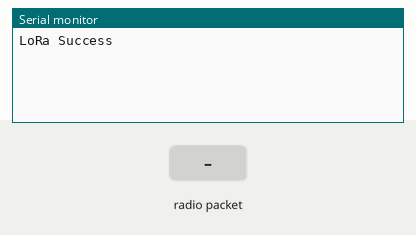
Recording of a sketch running on a simulated Arduino Mega 2560, built with avr-gcc and run on an emulated ATmega2560. Shown: the last lines printed to the serial monitor. Inputs (shaded band) come from the test bench. No radio packets arrive unless stated.

Above: at 0.9 s.
1.0 s: radio packet "OK" arrives
At 1.7 s:
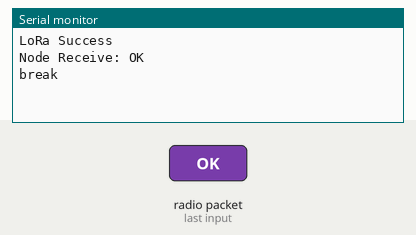
2.5 s: radio packet "1" arrives
At 4.0 s:
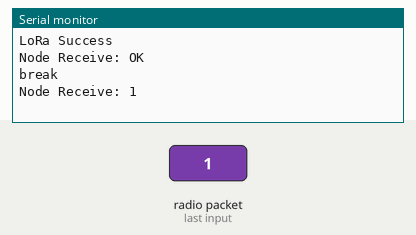

Measured:
- after the input at 1.0 s, the serial monitor: prints a new line at once (image 1)
- after the input at 2.5 s, the serial monitor: prints a new line at once (image 2)

The sketch:

nodeLowPower_limit_pressure.ino
```cpp
#include <SPI.h>              // include libraries
#include <LoRa.h>

const long frequency = 923.1E6;  // LoRa Frequency

const int csPin = 21;          // LoRa radio chip select
const int resetPin = 22;        // LoRa radio reset
const int irqPin = 17;          // change for your board; must be a hardware interrupt pin

unsigned long curTime, oldTime;
String bufMessage;

void setup() {
  Serial.begin(115200);                   // initialize serial
  while (!Serial);
  LoRa.setPins(csPin, resetPin, irqPin);

  if (!LoRa.begin(frequency)) {
    Serial.println("LoRa init failed");
    while (true);                       // if failed, do nothing
  }
  Serial.println("LoRa Success");
  LoRa_sendMessage("alarm");
  LoRa.onReceive(onReceive);
  LoRa_rxMode();
  while(!tunggu(2000)){
    Serial.println("kirim lagi");
    LoRa_sendMessage("alarm");
    delay(5000);
  }
}
void loop() {

}

void LoRa_rxMode(){
  LoRa.enableInvertIQ();                // active invert I and Q signals
  LoRa.receive();                       // set receive mode
}

void LoRa_txMode(){
  LoRa.idle();                          // set standby mode
  LoRa.disableInvertIQ();               // normal mode
}

void LoRa_sendMessage(String message) {
  LoRa_txMode();                        // set tx mode
  LoRa.beginPacket();                   // start packet
  LoRa.print(message);                  // add payload
  LoRa.endPacket();                     // finish packet and send it
  LoRa_rxMode();                        // set rx mode
}

void onReceive(int packetSize) {
  String message = "";

  while (LoRa.available()) {
    message += (char)LoRa.read();
  }
  bufMessage = message;
  Serial.print("Node Receive: ");
  Serial.println(message);
}

bool tunggu(unsigned long waktu){
  bool sts;
  curTime = millis();
  oldTime = curTime;
  while ( curTime - oldTime < waktu){
    curTime = millis();
    if(bufMessage == "OK"){
       sts = 1;
      Serial.println("break");
      break;
    }else{
      sts = 0;
    }
  }
  return sts;
}
```
